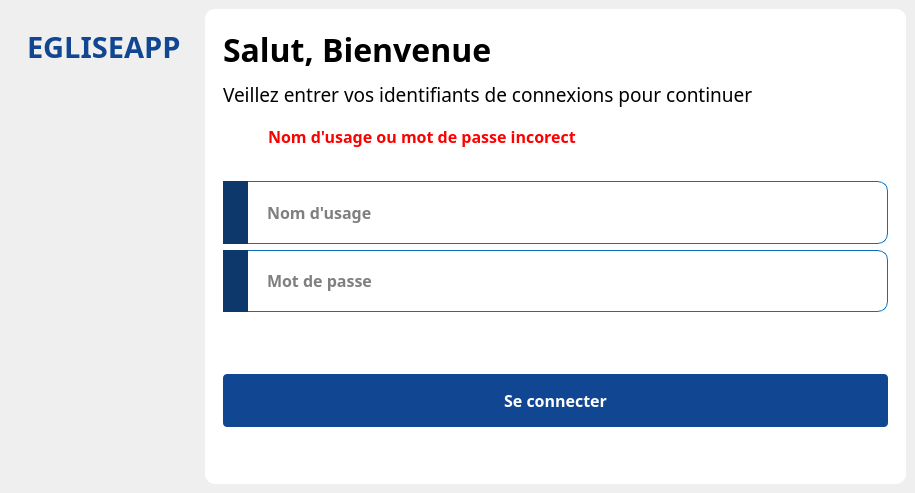
<?xml version="1.0" encoding="UTF-8"?>
<ui version="4.0">
 <class>Dialog</class>
 <widget class="QDialog" name="Dialog">
  <property name="geometry">
   <rect>
    <x>0</x>
    <y>0</y>
    <width>915</width>
    <height>493</height>
   </rect>
  </property>
  <property name="windowTitle">
   <string>Dialog</string>
  </property>
  <layout class="QVBoxLayout" name="verticalLayout_2">
   <property name="spacing">
    <number>0</number>
   </property>
   <property name="leftMargin">
    <number>0</number>
   </property>
   <property name="topMargin">
    <number>0</number>
   </property>
   <property name="rightMargin">
    <number>0</number>
   </property>
   <property name="bottomMargin">
    <number>0</number>
   </property>
   <item>
    <widget class="QWidget" name="widget" native="true">
     <layout class="QHBoxLayout" name="horizontalLayout">
      <item>
       <widget class="QWidget" name="widget_2" native="true">
        <layout class="QVBoxLayout" name="verticalLayout_6">
         <item alignment="Qt::AlignTop">
          <widget class="QWidget" name="widget_8" native="true">
           <layout class="QVBoxLayout" name="verticalLayout_9">
            <item alignment="Qt::AlignTop">
             <widget class="QLabel" name="label_23">
              <property name="font">
               <font>
                <family>GeForce</family>
                <pointsize>22</pointsize>
                <weight>75</weight>
                <bold>true</bold>
               </font>
              </property>
              <property name="styleSheet">
               <string notr="true">color: rgb(17, 71, 146);</string>
              </property>
              <property name="text">
               <string>EGLISEAPP</string>
              </property>
             </widget>
            </item>
           </layout>
          </widget>
         </item>
         <item>
          <widget class="QLabel" name="label_7">
           <property name="maximumSize">
            <size>
             <width>400</width>
             <height>300</height>
            </size>
           </property>
           <property name="text">
            <string/>
           </property>
           <property name="pixmap">
            <pixmap>../../static/asset/other/hero-illo_1x.png</pixmap>
           </property>
           <property name="scaledContents">
            <bool>true</bool>
           </property>
          </widget>
         </item>
        </layout>
       </widget>
      </item>
      <item>
       <widget class="QWidget" name="widget_3" native="true">
        <property name="styleSheet">
         <string notr="true">#user, #password{
 background:white;
border: 1px solid rgb(10, 114, 189);
border-solid: 15px
}

#widget_3{
	background:white;
	border-radius: 10px
}</string>
        </property>
        <layout class="QVBoxLayout" name="verticalLayout_7">
         <item>
          <widget class="QWidget" name="widget_4" native="true">
           <layout class="QVBoxLayout" name="verticalLayout">
            <item>
             <widget class="QLabel" name="label_2">
              <property name="font">
               <font>
                <family>GeForce</family>
                <pointsize>24</pointsize>
                <weight>75</weight>
                <bold>true</bold>
               </font>
              </property>
              <property name="text">
               <string>Salut, Bienvenue</string>
              </property>
             </widget>
            </item>
            <item>
             <widget class="QLabel" name="label_3">
              <property name="font">
               <font>
                <family>GeForce</family>
                <pointsize>14</pointsize>
               </font>
              </property>
              <property name="styleSheet">
               <string notr="true"/>
              </property>
              <property name="text">
               <string>Veillez entrer vos identifiants de connexions pour continuer</string>
              </property>
             </widget>
            </item>
            <item>
             <widget class="QWidget" name="err" native="true">
              <layout class="QHBoxLayout" name="horizontalLayout_5">
               <item>
                <widget class="QLabel" name="label_4">
                 <property name="maximumSize">
                  <size>
                   <width>30</width>
                   <height>30</height>
                  </size>
                 </property>
                 <property name="text">
                  <string/>
                 </property>
                 <property name="pixmap">
                  <pixmap>../../static/asset/icons/blue/user-x.svg</pixmap>
                 </property>
                 <property name="scaledContents">
                  <bool>true</bool>
                 </property>
                </widget>
               </item>
               <item>
                <widget class="QLabel" name="label">
                 <property name="font">
                  <font>
                   <family>GeForce</family>
                   <pointsize>12</pointsize>
                   <weight>75</weight>
                   <bold>true</bold>
                  </font>
                 </property>
                 <property name="styleSheet">
                  <string notr="true">color: red</string>
                 </property>
                 <property name="text">
                  <string>Nom d'usage ou mot de passe incorect</string>
                 </property>
                </widget>
               </item>
              </layout>
             </widget>
            </item>
           </layout>
          </widget>
         </item>
         <item>
          <widget class="QWidget" name="widget_5" native="true">
           <layout class="QVBoxLayout" name="verticalLayout_5">
            <item>
             <widget class="QWidget" name="user" native="true">
              <property name="styleSheet">
               <string notr="true">border-radius: 10px</string>
              </property>
              <layout class="QHBoxLayout" name="horizontalLayout_2">
               <property name="spacing">
                <number>0</number>
               </property>
               <property name="leftMargin">
                <number>0</number>
               </property>
               <property name="topMargin">
                <number>0</number>
               </property>
               <property name="rightMargin">
                <number>0</number>
               </property>
               <property name="bottomMargin">
                <number>0</number>
               </property>
               <item>
                <widget class="QFrame" name="frame">
                 <property name="styleSheet">
                  <string notr="true">background-color: #0c386b;
border-radius: none</string>
                 </property>
                 <property name="frameShape">
                  <enum>QFrame::StyledPanel</enum>
                 </property>
                 <property name="frameShadow">
                  <enum>QFrame::Raised</enum>
                 </property>
                 <layout class="QVBoxLayout" name="verticalLayout_3">
                  <item>
                   <widget class="QLabel" name="label_5">
                    <property name="maximumSize">
                     <size>
                      <width>30</width>
                      <height>30</height>
                     </size>
                    </property>
                    <property name="toolTipDuration">
                     <number>4</number>
                    </property>
                    <property name="text">
                     <string/>
                    </property>
                    <property name="pixmap">
                     <pixmap>../../static/asset/icons/white/user.svg</pixmap>
                    </property>
                    <property name="scaledContents">
                     <bool>true</bool>
                    </property>
                   </widget>
                  </item>
                 </layout>
                </widget>
               </item>
               <item>
                <widget class="QLineEdit" name="lineEdit">
                 <property name="font">
                  <font>
                   <family>GeForce</family>
                   <pointsize>12</pointsize>
                   <weight>75</weight>
                   <bold>true</bold>
                  </font>
                 </property>
                 <property name="cursor">
                  <cursorShape>IBeamCursor</cursorShape>
                 </property>
                 <property name="styleSheet">
                  <string notr="true">padding:15px;
border: none;
border-radius:20px;
margin: 2px</string>
                 </property>
                 <property name="placeholderText">
                  <string>Nom d'usage</string>
                 </property>
                 <property name="clearButtonEnabled">
                  <bool>false</bool>
                 </property>
                </widget>
               </item>
              </layout>
             </widget>
            </item>
            <item>
             <widget class="QWidget" name="password" native="true">
              <property name="styleSheet">
               <string notr="true">border-radius: 10px;
</string>
              </property>
              <layout class="QHBoxLayout" name="horizontalLayout_4">
               <property name="spacing">
                <number>0</number>
               </property>
               <property name="leftMargin">
                <number>0</number>
               </property>
               <property name="topMargin">
                <number>0</number>
               </property>
               <property name="rightMargin">
                <number>0</number>
               </property>
               <property name="bottomMargin">
                <number>0</number>
               </property>
               <item>
                <widget class="QWidget" name="widget_7" native="true">
                 <property name="styleSheet">
                  <string notr="true">border-radius: none</string>
                 </property>
                 <layout class="QHBoxLayout" name="horizontalLayout_3">
                  <property name="spacing">
                   <number>0</number>
                  </property>
                  <property name="leftMargin">
                   <number>0</number>
                  </property>
                  <property name="topMargin">
                   <number>0</number>
                  </property>
                  <property name="rightMargin">
                   <number>0</number>
                  </property>
                  <property name="bottomMargin">
                   <number>0</number>
                  </property>
                  <item>
                   <widget class="QFrame" name="frame_2">
                    <property name="styleSheet">
                     <string notr="true">background-color:#0c386b;</string>
                    </property>
                    <property name="frameShape">
                     <enum>QFrame::StyledPanel</enum>
                    </property>
                    <property name="frameShadow">
                     <enum>QFrame::Raised</enum>
                    </property>
                    <layout class="QVBoxLayout" name="verticalLayout_4">
                     <property name="leftMargin">
                      <number>9</number>
                     </property>
                     <item>
                      <widget class="QLabel" name="label_6">
                       <property name="maximumSize">
                        <size>
                         <width>30</width>
                         <height>30</height>
                        </size>
                       </property>
                       <property name="text">
                        <string/>
                       </property>
                       <property name="pixmap">
                        <pixmap>../../static/asset/icons/white/key.svg</pixmap>
                       </property>
                       <property name="scaledContents">
                        <bool>true</bool>
                       </property>
                      </widget>
                     </item>
                    </layout>
                   </widget>
                  </item>
                  <item>
                   <widget class="QLineEdit" name="lineEdit_2">
                    <property name="font">
                     <font>
                      <family>GeForce</family>
                      <pointsize>12</pointsize>
                      <weight>75</weight>
                      <bold>true</bold>
                     </font>
                    </property>
                    <property name="styleSheet">
                     <string notr="true">padding:15px;
border: none;
border-radius:20px;
margin: 2px</string>
                    </property>
                    <property name="echoMode">
                     <enum>QLineEdit::Password</enum>
                    </property>
                    <property name="placeholderText">
                     <string>Mot de passe</string>
                    </property>
                   </widget>
                  </item>
                 </layout>
                </widget>
               </item>
              </layout>
             </widget>
            </item>
           </layout>
          </widget>
         </item>
         <item>
          <widget class="QWidget" name="widget_6" native="true">
           <layout class="QVBoxLayout" name="verticalLayout_8">
            <property name="spacing">
             <number>0</number>
            </property>
            <property name="leftMargin">
             <number>9</number>
            </property>
            <property name="topMargin">
             <number>0</number>
            </property>
            <property name="rightMargin">
             <number>9</number>
            </property>
            <property name="bottomMargin">
             <number>0</number>
            </property>
            <item>
             <widget class="QPushButton" name="connect">
              <property name="font">
               <font>
                <family>GeForce</family>
                <pointsize>12</pointsize>
                <weight>75</weight>
                <bold>true</bold>
               </font>
              </property>
              <property name="cursor">
               <cursorShape>PointingHandCursor</cursorShape>
              </property>
              <property name="styleSheet">
               <string notr="true">QPushButton#connect{
	background: rgba(17,71,146,255)
;
	color: white;
	padding: 15px;
	border-radius: 4px;
}

QPushButton#connect:hover{
	background: #0c386b;
	transform: translateY(2px);
	transition: all linear 0.3s
}

QPushButton#connect:pressed{
	background: #0c386b;
	transform: translateY(4px);
	padding-top:10px;
	padding-left:10px;
	transition: all linear 0.3s
}

</string>
              </property>
              <property name="text">
               <string>Se connecter</string>
              </property>
              <property name="icon">
               <iconset>
                <normaloff>../../static/asset/icons/white/log-in.svg</normaloff>../../static/asset/icons/white/log-in.svg</iconset>
              </property>
             </widget>
            </item>
           </layout>
          </widget>
         </item>
        </layout>
       </widget>
      </item>
     </layout>
    </widget>
   </item>
  </layout>
 </widget>
 <resources/>
 <connections/>
</ui>
